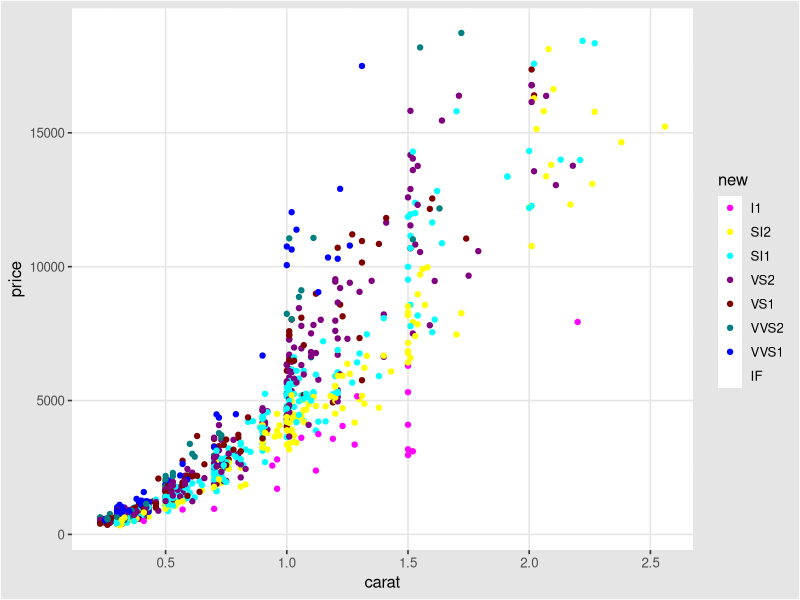

This chart was generated by the following R code:
## ---- chunk 1
library(ggplot2)
library(ggthemes)
## ---- chunk 2
dsamp <- diamonds[sample(nrow(diamonds), 1000), ]
(qplot(carat, price, data=dsamp, colour=clarity)
 + theme_igray()
 + scale_colour_excel('new'))
